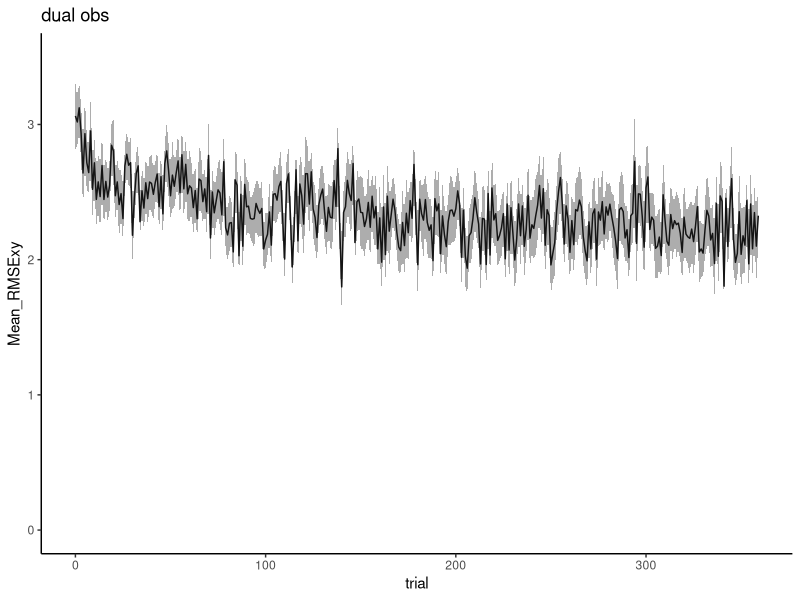
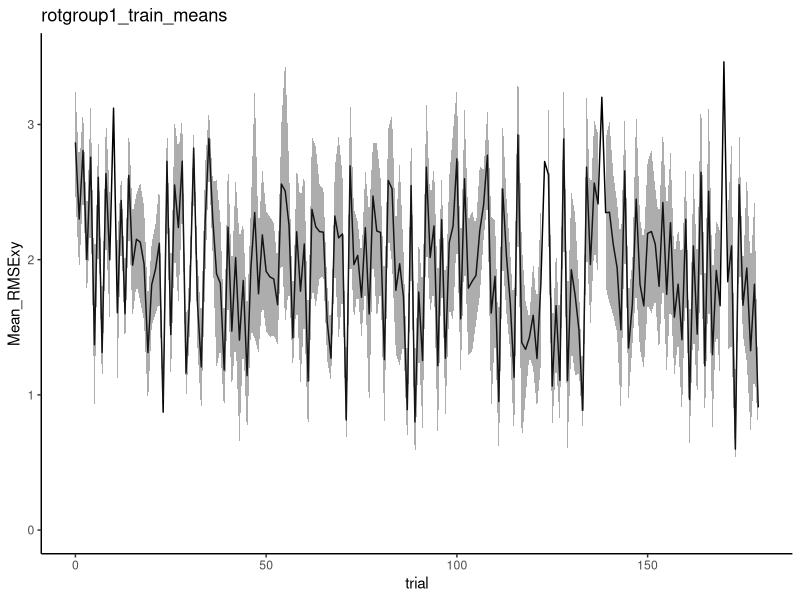
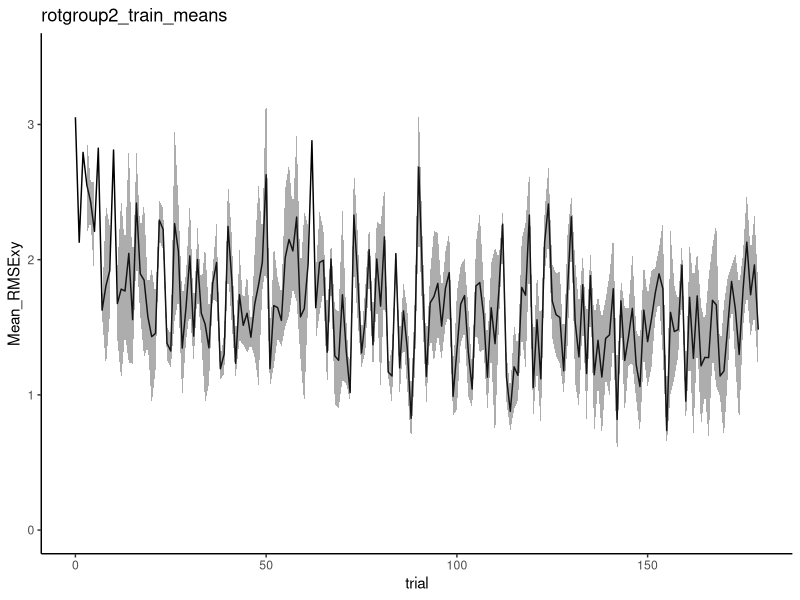

The R source for these figures, in order:
### obstacle analysis script
library(ggplot2)
library(dplyr)

## dual group 

obsdual <- read.csv('DualObs_Data0305_DUALONLY.csv', header = TRUE)

obsdual <- tbl_df(obsdual)
obs_dual_train <- obsdual %>% filter(condition == 'train_dual') # looking only at training

# get means

taskmeans<- obs_dual_train %>% group_by(subject) %>% group_by(trial) %>% 
  summarise(Mean_RMSExy = mean(RMSExy, na.rm=TRUE), SD_RMSExy = sd(RMSExy, na.rm=TRUE), 
            SEM_RMSExy = SD_RMSExy/sqrt(length(unique(subject))))

# plot

taskplot <- ggplot(data=taskmeans, aes(x=trial, y=Mean_RMSExy)) +
  geom_line() + 
  geom_ribbon(aes(ymin=Mean_RMSExy-SEM_RMSExy, ymax=Mean_RMSExy+SEM_RMSExy),
              alpha=0.4) +
  theme(panel.grid.major = element_blank(), panel.grid.minor = element_blank(),
        panel.background = element_blank(), axis.line = element_line(colour = "black")) +
  ylim(0, 3.5) +
  ggtitle('dual obs')

print(taskplot)

# some basic statistics 
# adaptation (dv -- RMSE)

block1<- obs_dual_train %>% filter(trial %in% c(0)) %>% group_by(subject) %>% summarise(RMSE = mean(RMSExy, na.rm=TRUE), block = mean(block5))
blocklast<- obs_dual_train %>% filter(trial %in% c(355,356,357,358,359)) %>% group_by(subject) %>% summarise(RMSE = mean(RMSExy, na.rm=TRUE), block = ceiling(mean(block5)))
adaptdf<- rbind(block1,blocklast)

adaptdf$block <- factor(adaptdf$block)
adaptdf$subject <- factor(adaptdf$subject)

RM_RMSE <- aov(RMSE ~ block + Error(subject/block), data=adaptdf)
summary(RM_RMSE)
# the effect of block is significant (F(1,22)=8.352, p=0.0085)

# analyze per target location

############## single controls
# load

obssingle <- read.csv('DualObs_Data0305_SINGLESONLY.csv', header = TRUE)
obssingle <- tbl_df(obssingle) # make to tibble
obssingle <- obssingle %>% filter(condition == c('train_CW', 'train_CCW'))

# separate groups

  for (group in sort(unique(obssingle$rotgroup))) {
    
    dfname<- sprintf('rotgroup%d_train_means', group)
    print(dfname)
    
    obs_temp <- obssingle %>% filter(rotgroup == group) # looking only at training
    #obs_single_ccw <- obssingle %>% filter(condition == 'train_CCW')
    
    # get means 
    
    taskmeans<- obs_temp %>% group_by(subject) %>% group_by(trial) %>% 
      summarise(Mean_RMSExy = mean(RMSExy, na.rm=TRUE), SD_RMSExy = sd(RMSExy, na.rm=TRUE), 
                SEM_RMSExy = SD_RMSExy/sqrt(length(unique(subject))))
    
    # get adaptation plot
    
    taskplot <- ggplot(data=taskmeans, aes(x=trial, y=Mean_RMSExy)) +
      geom_line() + 
      geom_ribbon(aes(ymin=Mean_RMSExy-SEM_RMSExy, ymax=Mean_RMSExy+SEM_RMSExy),
                  alpha=0.4) +
      theme(panel.grid.major = element_blank(), panel.grid.minor = element_blank(),
            panel.background = element_blank(), axis.line = element_line(colour = "black")) +
      ylim(0, 3.5) +
      ggtitle(dfname)
    
    print(taskplot)
    
    # some basic statistics (dv -- RMSE)
    
    block1<- obs_temp %>% filter(trial %in% c(0)) %>% group_by(subject) %>% summarise(RMSE = mean(RMSExy, na.rm=TRUE), block = mean(block5), rot = mean(rotationval))
    blocklast<- obs_temp %>% filter(trial %in% c(175,176,177,178,179)) %>% group_by(subject) %>% summarise(RMSE = mean(RMSExy, na.rm=TRUE), block = ceiling(mean(block5)), rot = mean(rotationval))
    # boxplot(blocklast$RMSE) # outlier
    adaptdf<- rbind(block1,blocklast)
    # adaptdf <- adaptdf[-c(20),] 
    
    adaptdf$block <- factor(adaptdf$block)
    adaptdf$subject <- factor(adaptdf$subject)
    
    RM_pv <- aov(RMSE ~ block + Error(subject/block), data=adaptdf)
    print(summary(RM_pv))
    
    ## CCW - (F(1,9) = 20.81, p=0.00136)
    ## CW - (F(1,8) = 17.57, p=0.00303)
  }

#### NOTE -- just sort these out by subject .. check spread sheet
